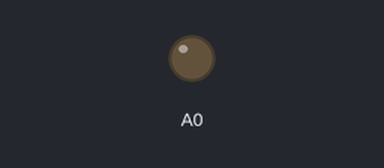
Simulated run of this sketch. Board: Arduino Uno, built with avr-gcc and run on an emulated ATmega328P. Parts: output pins drawn as LEDs (lit = HIGH). Random numbers use the default seed unless the sketch sets one.

Above: at 2.07 s.
At 38.49 s:
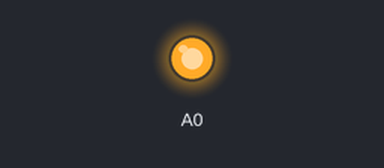
Timing chart, 0 to 40.0 s (numbered marks = the images above):
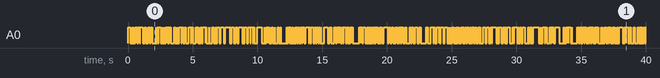

The sketch:

deximo_ejercicio.ino
```cpp
// Velocidad de la llama
const int velocidad = 100;

// Variables locales
int brillo = 0;
int tiempo = 0;

void setup() {
  // Inicializa el pin analógico como salida
  pinMode(A0, OUTPUT);
}

void loop() {
  // Genera un número aleatorio para el brillo
  brillo = random(0, 255);

  // Genera un número aleatorio para el tiempo de espera
  tiempo = random(0, velocidad);

  // Escribe el brillo en la salida analógica
  analogWrite(A0, brillo);

  // Retrasa la ejecución
  delay(tiempo);
}
```
